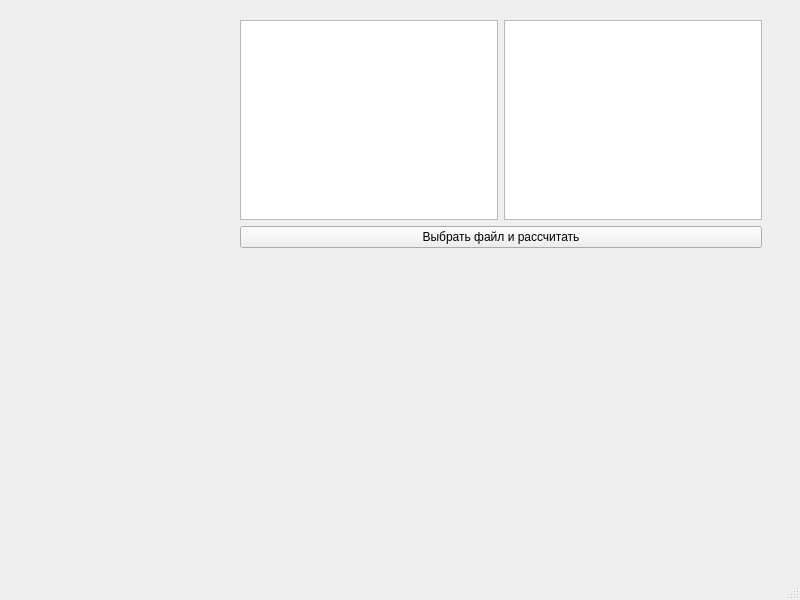
<?xml version="1.0" encoding="UTF-8"?>
<ui version="4.0">
 <class>MainWindow</class>
 <widget class="QMainWindow" name="MainWindow">
  <property name="geometry">
   <rect>
    <x>0</x>
    <y>0</y>
    <width>800</width>
    <height>600</height>
   </rect>
  </property>
  <property name="windowTitle">
   <string>MainWindow</string>
  </property>
  <widget class="QWidget" name="centralwidget">
   <widget class="QWidget" name="">
    <property name="geometry">
     <rect>
      <x>240</x>
      <y>20</y>
      <width>522</width>
      <height>228</height>
     </rect>
    </property>
    <layout class="QVBoxLayout" name="verticalLayout">
     <item>
      <layout class="QHBoxLayout" name="horizontalLayout">
       <item>
        <widget class="QTextEdit" name="textEdit_source"/>
       </item>
       <item>
        <widget class="QTextEdit" name="textEdit_results"/>
       </item>
      </layout>
     </item>
     <item>
      <widget class="QPushButton" name="pushButton_process">
       <property name="text">
        <string>Выбрать файл и рассчитать</string>
       </property>
      </widget>
     </item>
    </layout>
   </widget>
  </widget>
  <widget class="QMenuBar" name="menubar">
   <property name="geometry">
    <rect>
     <x>0</x>
     <y>0</y>
     <width>800</width>
     <height>23</height>
    </rect>
   </property>
  </widget>
  <widget class="QStatusBar" name="statusbar"/>
 </widget>
 <resources/>
 <connections/>
</ui>
